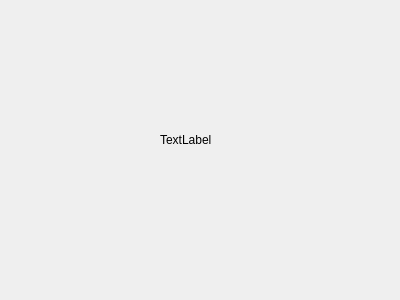
<?xml version="1.0" encoding="UTF-8"?>
<ui version="4.0">
 <class>LoginError</class>
 <widget class="QDialog" name="LoginError">
  <property name="geometry">
   <rect>
    <x>0</x>
    <y>0</y>
    <width>400</width>
    <height>300</height>
   </rect>
  </property>
  <property name="windowTitle">
   <string>Dialog</string>
  </property>
  <widget class="QLabel" name="errorlabel">
   <property name="geometry">
    <rect>
     <x>160</x>
     <y>130</y>
     <width>63</width>
     <height>20</height>
    </rect>
   </property>
   <property name="text">
    <string>TextLabel</string>
   </property>
  </widget>
 </widget>
 <resources/>
 <connections/>
</ui>
